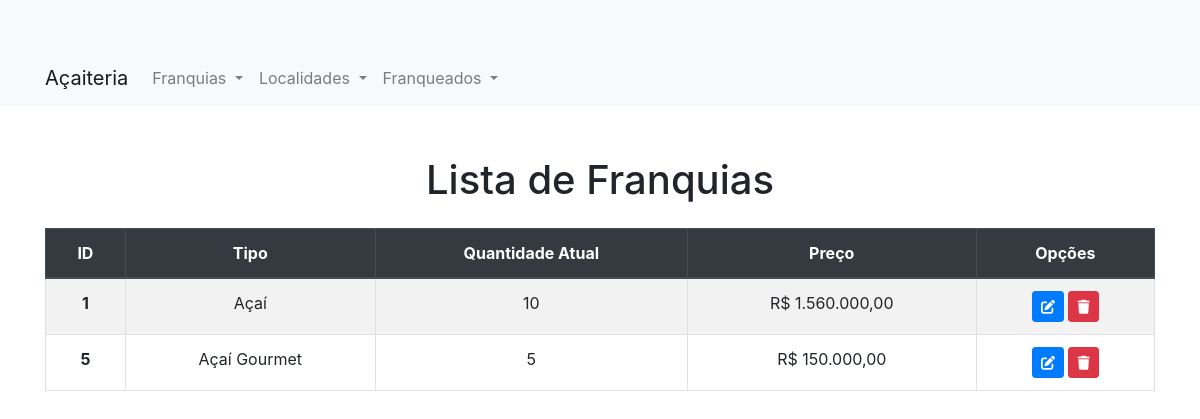
The page /listaFranquia.php on the database its author committed.
### tables this page shows
CREATE TABLE `franquia` (
  `idFranquia` int(11) NOT NULL,
  `tipo` varchar(45) DEFAULT NULL,
  `qtde_atual` varchar(45) DEFAULT NULL,
  `preco` varchar(45) DEFAULT NULL
);

### Conexao.php (called while the page is built, shortened)
<?php
class Conexao {
    private static $instance;
    public static function getInstance() {
        if (!isset(self::$instance)) {
            try {
                self::$instance = new PDO('mysql:host=localhost;dbname=amordeacai', 'root', '');
                self::$instance->setAttribute(PDO::ATTR_ERRMODE, PDO::ERRMODE_EXCEPTION);
                self::$instance->setAttribute(PDO::ATTR_DEFAULT_FETCH_MODE, PDO::FETCH_OBJ);
            } catch (PDOException $e) {
                die('Erro na conexão: ' . $e->getMessage());
            }
        }
        return self::$instance;
    }
}

### FranquiaCRUD.php (called while the page is built, shortened)
<?php
include_once "Conexao.php";
class FranquiaCRUD {
    public function listAll() {
        $sql = 'SELECT * FROM franquia';
        $stmt = Conexao::getInstance()->query($sql);
        $result = $stmt->fetchAll(PDO::FETCH_ASSOC);
        $franquias = [];
        foreach ($result as $row) {
            $franquia = new Franquia();
            $franquia->setIdFranquia($row['idFranquia']);
            $franquia->setTipo($row['tipo']);
            $franquia->setQtdeAtual($row['qtde_atual']);
            $franquia->setPreco($row['preco']);
            $franquias[] = $franquia;
        }
        return $franquias;
    }
}
?>

### FranquiaClasse.php (called while the page is built)
<?php
class Franquia {
    private $idFranquia;
    private $tipo;
    private $qtdeAtual;
    private $preco;
    public function __construct($idFranquia = null, $tipo = null, $qtdeAtual = null, $preco = null) {
        $this->idFranquia = $idFranquia;
        $this->tipo = $tipo;
        $this->qtdeAtual = $qtdeAtual;
        $this->preco = $preco;
    }
    public function getIdFranquia() {
        return $this->idFranquia;
    }
    public function setIdFranquia($idFranquia) {
        $this->idFranquia = $idFranquia;
    }
    public function getTipo() {
        return $this->tipo;
    }
    public function setTipo($tipo) {
        $this->tipo = $tipo;
    }
    public function getQtdeAtual() {
        return $this->qtdeAtual;
    }
    public function setQtdeAtual($qtdeAtual) {
        $this->qtdeAtual = $qtdeAtual;
    }
    public function getPreco() {
        return $this->preco;
    }
    public function setPreco($preco) {
        $this->preco = $preco;
    }
}
?>

### listaFranquia.php (the view, shortened to what this page needs)
<?php
include_once "../server/Conexao.php";
include_once "../server/FranquiaClasse.php";
include_once "../server/FranquiaCRUD.php";
$franquiaCRUD = new FranquiaCRUD();
$franquias = $franquiaCRUD->listAll();
?>
<!DOCTYPE html>
<html lang="pt-BR">
    <head>
        <link rel="stylesheet" href="https://stackpath.bootstrapcdn.com/bootstrap/4.5.2/css/bootstrap.min.css">
        <link rel="stylesheet" href="https://cdnjs.cloudflare.com/ajax/libs/font-awesome/6.5.2/css/all.min.css">
    </head>
    <body>
        <?php include '../_resources/menu.php'; ?>
        <div class="container">
            <h1 class="text-center mt-4">Lista de Franquias</h1>
            <table class="table table-striped table-bordered text-center mt-4">
                <thead class="thead-dark">
                    <tr>
                        <th scope="col">ID</th>
                        <th scope="col">Tipo</th>
                        <th scope="col">Quantidade Atual</th>
                        <th scope="col">Preço</th>
                        <th scope="col">Opções</th>
                    </tr>
                </thead>
                <tbody>
                    <?php
                    foreach ($franquias as $franquia) : ?>
                        <tr>
                            <th scope="row"><?php echo $franquia->getIdFranquia(); ?></th>
                            <td><?php echo $franquia->getTipo(); ?></td>
                            <td><?php echo $franquia->getQtdeAtual(); ?></td>
                            <td>R$ <?php echo $franquia->getPreco(); ?></td>
                            <td>
                                <a href="alteraFranquia.php?id=<?php echo $franquia->getIdFranquia(); ?>" class="btn btn-primary btn-sm">
                                    <i class="fas fa-edit"></i>
                                </a>
                                <button class="btn btn-danger btn-sm excluir-franquia" data-id="<?php echo $franquia->getIdFranquia(); ?>">
                                    <i class="fas fa-trash"></i>
                                </button>
                            </td>
                        </tr>
                    <?php endforeach; ?>
                </tbody>
            </table>
        </div>
    </body>
</html>

### listaFranquia.php (style rules this page uses)
.container { margin-top: 50px; }

### rows shown on the page
franquia: idFranquia "1", tipo "Açaí", qtde_atual "10", preco "1.560.000,00"
franquia: idFranquia "5", tipo "Açaí Gourmet", qtde_atual "5", preco "150.000,00"
